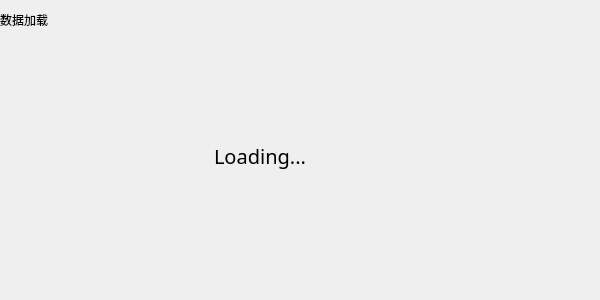
<?xml version="1.0" encoding="UTF-8"?>
<ui version="4.0">
 <class>WaitingForSync</class>
 <widget class="QWidget" name="WaitingForSync">
  <property name="geometry">
   <rect>
    <x>0</x>
    <y>0</y>
    <width>600</width>
    <height>300</height>
   </rect>
  </property>
  <property name="windowTitle">
   <string>Form</string>
  </property>
  <widget class="QLabel" name="loadingLabel">
   <property name="geometry">
    <rect>
     <x>140</x>
     <y>140</y>
     <width>240</width>
     <height>31</height>
    </rect>
   </property>
   <property name="font">
    <font>
     <family>微软雅黑</family>
     <pointsize>15</pointsize>
     <weight>50</weight>
     <italic>false</italic>
     <bold>false</bold>
    </font>
   </property>
   <property name="styleSheet">
    <string notr="true"/>
   </property>
   <property name="text">
    <string>Loading...</string>
   </property>
   <property name="alignment">
    <set>Qt::AlignCenter</set>
   </property>
  </widget>
  <widget class="QLabel" name="title_Label">
   <property name="geometry">
    <rect>
     <x>0</x>
     <y>0</y>
     <width>600</width>
     <height>40</height>
    </rect>
   </property>
   <property name="styleSheet">
    <string notr="true"/>
   </property>
   <property name="text">
    <string>数据加载</string>
   </property>
  </widget>
 </widget>
 <resources/>
 <connections/>
</ui>
